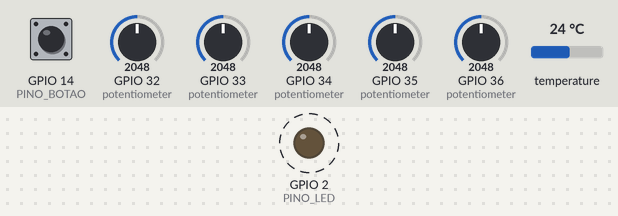
Bench run of a sketch on a simulated ESP32. Parts: output pins drawn as LEDs (lit = HIGH). Dashed ring = blinking. The inputs (shaded band) are chosen by the test bench; at power-on: GPIO 14 (PINO_BOTAO) HIGH, GPIO 32 (potentiometer) = 2048, GPIO 33 (potentiometer) = 2048, GPIO 34 (potentiometer) = 2048, GPIO 35 (potentiometer) = 2048, GPIO 36 (potentiometer) = 2048, temperature 24 °C. WiFi joins after 1.5 s; servers stay silent unless stated; no MQTT or app messages arrive unless stated; what the sketch prints to the serial monitor is not drawn.

Above: at 0.5 s.
Timing chart, 0 to 4.6 s (numbered marks = the images above):
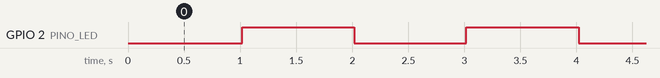

The sketch:

sketch.ino
```cpp
/*
  Elevate · Maquete ao vivo (MAQ-01)
  ESP32 lê os 6 sensores da mini escada e envia 1 leitura por segundo:
    - por Wi-Fi, num broker MQTT (o site assina o mesmo tópico por WebSocket);
    - pelo cabo USB, na serial (o site lê pelo Chrome/Edge com Web Serial).
  As duas saídas usam o mesmo JSON:
    {"id":"MAQ-01","vib":1.82,"temp":48.3,"corr":21.4,"tens":379.6,"vel":0.500,"oleo":78.0}

  O ESP32 só envia dados. O site não manda comandos para a maquete (RN-07):
  o motor liga e desliga pelo botão físico da própria maquete.

  SIMULACAO_WOKWI = 1  -> potenciômetros no lugar dos sensores (projeto Wokwi)
  SIMULACAO_WOKWI = 0  -> maquete real (MPU6050, DS18B20, INA219, sensor de velocidade)

  Bibliotecas (Gerenciador de Bibliotecas da Arduino IDE):
    PubSubClient (Nick O'Leary), OneWire, DallasTemperature
    Só para a maquete real: Adafruit MPU6050, Adafruit INA219, Adafruit Unified Sensor
*/
#define SIMULACAO_WOKWI 1

#include <WiFi.h>
#include <PubSubClient.h>
#include <OneWire.h>
#include <DallasTemperature.h>
#if !SIMULACAO_WOKWI
  #include <Wire.h>
  #include <Adafruit_MPU6050.h>
  #include <Adafruit_INA219.h>
#endif

/* ---------------- configuração ---------------- */
const char* WIFI_SSID  = SIMULACAO_WOKWI ? "Wokwi-GUEST" : "NOME_DA_REDE";
const char* WIFI_SENHA = SIMULACAO_WOKWI ? ""            : "SENHA_DA_REDE";
const char* MQTT_HOST  = "broker.hivemq.com";   // broker público; o site usa wss://broker.hivemq.com:8884/mqtt
const int   MQTT_PORTA = 1883;
const char* TOPICO     = "fiap/elevate/566910/maq01"; // precisa ser igual ao campo "Tópico" do site
const char* ID_ESCADA  = "MAQ-01";

/* ---------------- pinos ---------------- */
const int PINO_DS18B20 = 4;    // temperatura do motor (com resistor de 4,7 kΩ para 3,3 V)
const int PINO_BOTAO   = 14;   // liga/para a esteira (botão para GND)
const int PINO_LED     = 2;    // LED da placa: pisca a cada envio
#if SIMULACAO_WOKWI
  const int POT_VIB = 34, POT_CORR = 35, POT_TENS = 32, POT_VEL = 33, POT_OLEO = 36;
#else
  // I2C: SDA 21, SCL 22 (MPU6050 0x68 e INA219 0x40 no mesmo barramento)
  const int PINO_VEL   = 27;   // sensor óptico TCRT5000 ou hall: 1 pulso por marca na polia
  const int PINO_OLEO  = 34;   // potenciômetro que representa o nível do reservatório
  const int MOTOR_PWM  = 25;   // ENA do driver L298N
  const int MOTOR_IN1  = 26;
  const int MOTOR_IN2  = 33;
#endif

/* ---------------- calibração da maquete ----------------
   A maquete é pequena; estes fatores convertem as medidas dela para a escala
   de uma escada real, para usar os mesmos limites do painel.
   Ajuste com a maquete rodando normal: o site deve mostrar ~1,8 mm/s, ~48 °C,
   ~21 A, ~380 V e 0,50 m/s. */
const float VIB_GANHO      = 6.0;   // RMS da aceleração (m/s²) -> mm/s equivalente
const float TEMP_BASE      = 48.0;  // temperatura equivalente com o motor frio
const float TEMP_GANHO     = 3.0;   // cada 1 °C real acima do ambiente vale 3 °C na escala da escada
const float MA_NOMINAL     = 180.0; // corrente do motor da maquete rodando livre (mA)
const float V_NOMINAL      = 12.0;  // tensão nominal da fonte da maquete (V)
const float PULSOS_NOMINAL = 6.0;   // pulsos por segundo com a esteira na velocidade normal
const int   PWM_MOTOR      = 170;   // velocidade normal do motor (0 a 255)

/* ---------------- estado ---------------- */
WiFiClient rede;
PubSubClient mqtt(rede);
OneWire oneWire(PINO_DS18B20);
DallasTemperature ds(&oneWire);
#if !SIMULACAO_WOKWI
  Adafruit_MPU6050 mpu;
  Adafruit_INA219 ina;
#endif

volatile unsigned long pulsos = 0;
bool rodando = true;
float tempAmbiente = NAN, tempUltima = NAN;
double somaA = 0, somaA2 = 0; unsigned long nA = 0;   // janela de vibração de 1 s
unsigned long tEnvio = 0, tAmostra = 0, tWifi = 0, tBotao = 0;

void IRAM_ATTR contaPulso(){ pulsos++; }

float lePot(int pino, float min, float max){ return min + (max - min) * analogRead(pino) / 4095.0; }

void aplicaMotor(){
#if !SIMULACAO_WOKWI
  digitalWrite(MOTOR_IN1, rodando ? HIGH : LOW);
  digitalWrite(MOTOR_IN2, LOW);
  analogWrite(MOTOR_PWM, rodando ? PWM_MOTOR : 0);
#endif
}

void conectaWifi(){
  if(WiFi.status() == WL_CONNECTED || millis() - tWifi < 5000) return;
  tWifi = millis();
  WiFi.begin(WIFI_SSID, WIFI_SENHA);
}

void conectaMqtt(){
  if(WiFi.status() != WL_CONNECTED || mqtt.connected()) return;
  static unsigned long tTentativa = 0;
  if(millis() - tTentativa < 3000) return;
  tTentativa = millis();
  String id = "esp32-elevate-" + String((uint32_t)ESP.getEfuseMac(), HEX);
  mqtt.connect(id.c_str());
}

void setup(){
  Serial.begin(115200);
  pinMode(PINO_LED, OUTPUT);
  pinMode(PINO_BOTAO, INPUT_PULLUP);
  ds.begin(); ds.setWaitForConversion(false); ds.requestTemperatures();
#if !SIMULACAO_WOKWI
  Wire.begin(21, 22);
  if(!mpu.begin()) Serial.println("# MPU6050 nao encontrado");
  mpu.setAccelerometerRange(MPU6050_RANGE_4_G);
  mpu.setFilterBandwidth(MPU6050_BAND_94_HZ);
  if(!ina.begin()) Serial.println("# INA219 nao encontrado");
  pinMode(PINO_VEL, INPUT_PULLUP);
  attachInterrupt(digitalPinToInterrupt(PINO_VEL), contaPulso, FALLING);
  pinMode(MOTOR_IN1, OUTPUT); pinMode(MOTOR_IN2, OUTPUT); pinMode(MOTOR_PWM, OUTPUT);
  aplicaMotor();
#endif
  WiFi.mode(WIFI_STA);
  mqtt.setServer(MQTT_HOST, MQTT_PORTA);
  conectaWifi();
  Serial.println("# Elevate MAQ-01 iniciada");
}

void loop(){
  conectaWifi(); conectaMqtt(); mqtt.loop();
  unsigned long agora = millis();

  // botão local: liga/para a esteira (o site nunca comanda)
  if(digitalRead(PINO_BOTAO) == LOW && agora - tBotao > 400){ tBotao = agora; rodando = !rodando; aplicaMotor(); }

  // vibração: amostra a 200 Hz e calcula o RMS no envio
#if !SIMULACAO_WOKWI
  if(agora - tAmostra >= 5){
    tAmostra = agora;
    sensors_event_t a, g, t; mpu.getEvent(&a, &g, &t);
    double m = sqrt(a.acceleration.x*a.acceleration.x + a.acceleration.y*a.acceleration.y + a.acceleration.z*a.acceleration.z);
    somaA += m; somaA2 += m*m; nA++;
  }
#endif

  if(agora - tEnvio < 1000) return;
  float dt = (agora - tEnvio) / 1000.0; tEnvio = agora;

  // temperatura (DS18B20, leitura sem bloquear)
  float tc = ds.getTempCByIndex(0); ds.requestTemperatures();
  if(tc > -100 && tc < 125){ tempUltima = tc; if(isnan(tempAmbiente)) tempAmbiente = tc; }

  float vib, corr, tens, vel, oleo, temp;
#if SIMULACAO_WOKWI
  vib  = lePot(POT_VIB, 0.5, 10.0);
  corr = lePot(POT_CORR, 0, 45);
  tens = lePot(POT_TENS, 320, 440);
  vel  = rodando ? lePot(POT_VEL, 0.40, 0.60) : 0;
  oleo = lePot(POT_OLEO, 0, 100);
  temp = isnan(tempUltima) ? NAN : tempUltima;          // no Wokwi o DS18B20 já mostra a temperatura direto
  if(!rodando){ corr = 0.4; vib = 0.1; }
#else
  double media = nA ? somaA / nA : 0, var = nA ? somaA2 / nA - media*media : 0;
  vib = sqrt(var > 0 ? var : 0) * VIB_GANHO; somaA = somaA2 = 0; nA = 0;
  noInterrupts(); unsigned long p = pulsos; pulsos = 0; interrupts();
  vel  = (p / dt) / PULSOS_NOMINAL * 0.50;
  corr = ina.getCurrent_mA() / MA_NOMINAL * 21.0;
  tens = (ina.getBusVoltage_V() + ina.getShuntVoltage_mV() / 1000.0) / V_NOMINAL * 380.0;
  oleo = lePot(PINO_OLEO, 0, 100);
  temp = isnan(tempUltima) ? NAN : TEMP_BASE + (tempUltima - tempAmbiente) * TEMP_GANHO;
#endif

  char json[200], tTxt[12];
  if(isnan(temp)) strcpy(tTxt, "null"); else dtostrf(temp, 0, 1, tTxt);
  snprintf(json, sizeof(json), "{\"id\":\"%s\",\"vib\":%.2f,\"temp\":%s,\"corr\":%.1f,\"tens\":%.1f,\"vel\":%.3f,\"oleo\":%.1f}",
           ID_ESCADA, vib, tTxt, corr, tens, vel, oleo);

  Serial.println(json);                       // cabo USB (Web Serial)
  if(mqtt.connected()) mqtt.publish(TOPICO, json);   // Wi-Fi (MQTT)
  digitalWrite(PINO_LED, !digitalRead(PINO_LED));
}
```

Measured:
- by itself, GPIO 2 (PINO_LED): alternates HIGH for 1.0 s and LOW for 1.0 s
